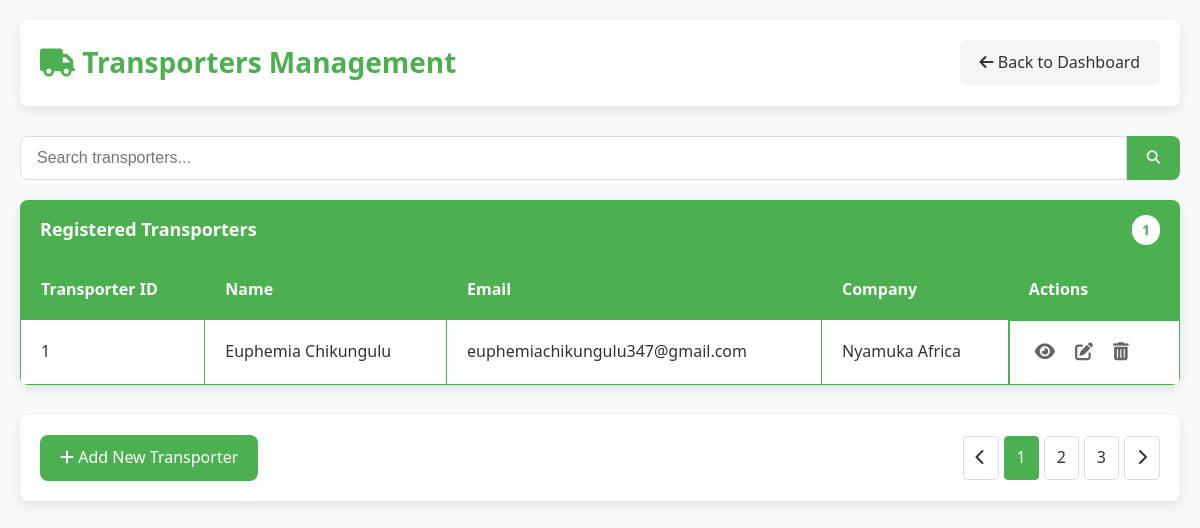
The app's page /Backend/manage-transporters.php with its own data.
### tables this page shows
CREATE TABLE `transporters` (
  `transporter_id` int(11) NOT NULL,
  `transporter_name` varchar(255) NOT NULL,
  `email` varchar(255) NOT NULL,
  `password` varchar(255) NOT NULL,
  `phone_number` varchar(20) DEFAULT NULL,
  `company` varchar(255) DEFAULT NULL,
  `truck_number` varchar(50) DEFAULT NULL
);

### Backend/manage-transporters.php (the view, shortened to what this page needs)
<?php
require_once 'db.php';
$query = "SELECT transporter_id, transporter_name, email, company FROM transporters";
$result = $conn->query($query);
$transporters = [];
if ($result->num_rows > 0) {
    while ($row = $result->fetch_assoc()) {
        $transporters[] = $row;
    }
}
?>
<!DOCTYPE html>
<html lang="en">
<head>
    <link rel="stylesheet" href="https://cdnjs.cloudflare.com/ajax/libs/font-awesome/6.4.0/css/all.min.css">
</head>
<body>
    <div class="container">
        <div class="header">
            <h1><i class="fas fa-truck"></i> Transporters Management</h1>
            <a href="../Frontend/admin-dashboard.php" class="btn btn-secondary">
                <i class="fas fa-arrow-left"></i> Back to Dashboard
            </a>
        </div>
        <div class="search-container">
            <input type="text" class="search-input" placeholder="Search transporters..." id="searchInput">
            <button class="search-button"><i class="fas fa-search"></i></button>
        </div>
        <div class="card">
            <div class="card-header">
                <span>Registered Transporters</span>
                <span class="count"><?php echo count($transporters); ?></span>
            </div>
            <div class="table-responsive">
                <table id="transportersTable">
                    <thead>
                        <tr>
                            <th>Transporter ID</th>
                            <th>Name</th>
                            <th>Email</th>
                            <th>Company</th>
                            <th>Actions</th>
                        </tr>
                    </thead>
                    <tbody>
                        <?php foreach ($transporters as $transporter): ?>
                            <tr>
                                <td><?php echo htmlspecialchars($transporter['transporter_id']); ?></td>
                                <td><?php echo htmlspecialchars($transporter['transporter_name']); ?></td>
                                <td><?php echo htmlspecialchars($transporter['email']); ?></td>
                                <td><?php echo htmlspecialchars($transporter['company']); ?></td>
                                <td class="actions">
                                    <button class="icon-button" title="View Details">
                                        <i class="fas fa-eye"></i>
                                    </button>
                                    <button class="icon-button" title="Edit">
                                        <i class="fas fa-edit"></i>
                                    </button>
                                    <button class="icon-button" title="Delete">
                                        <i class="fas fa-trash-alt"></i>
                                    </button>
                                </td>
                            </tr>
                        <?php endforeach; ?>
                    </tbody>
                </table>
            </div>
        </div>
        <div class="footer">
            <div>
                <a href="#" class="btn">
                    <i class="fas fa-plus"></i> Add New Transporter
                </a>
            </div>
            <ul class="pagination">
                <li><a href="#"><i class="fas fa-chevron-left"></i></a></li>
                <li class="active"><a href="#">1</a></li>
                <li><a href="#">2</a></li>
                <li><a href="#">3</a></li>
                <li><a href="#"><i class="fas fa-chevron-right"></i></a></li>
            </ul>
        </div>
    </div>
</body>
</html>

### Backend/manage-transporters.php (style rules this page uses)
:root { --primary-color: #4CAF50; --primary-light: #e0f7e0; --primary-dark: #388E3C; --secondary-color: #f5f5f5; --text-color: #333; --text-light: #666; --white: #ffffff; --border-radius: 8px; --box-shadow: 0 4px 12px rgba(0, 0, 0, 0.1); --transition: all 0.3s ease; }
* { margin: 0; padding: 0; box-sizing: border-box; }
body { font-family: 'Segoe UI', Tahoma, Geneva, Verdana, sans-serif; background-color: #f8f9fa; color: var(--text-color); line-height: 1.6; padding: 0; margin: 0; }
.container { max-width: 1200px; margin: 0 auto; padding: 20px; }
.header { background-color: var(--white); padding: 20px; border-radius: var(--border-radius); box-shadow: var(--box-shadow); margin-bottom: 30px; display: flex; justify-content: space-between; align-items: center; }
.header h1 { color: var(--primary-color); font-size: 28px; font-weight: 600; }
.search-container { display: flex; margin-bottom: 20px; }
.search-input { flex: 1; padding: 12px 16px; border: 1px solid #ddd; border-radius: var(--border-radius) 0 0 var(--border-radius); font-size: 16px; outline: none; transition: var(--transition); }
.search-button { background-color: var(--primary-color); color: white; border: none; padding: 0 20px; border-radius: 0 var(--border-radius) var(--border-radius) 0; cursor: pointer; transition: var(--transition); }
.card { background-color: var(--white); border-radius: var(--border-radius); box-shadow: var(--box-shadow); overflow: hidden; margin-bottom: 30px; }
.card-header { background-color: var(--primary-color); color: white; padding: 15px 20px; font-size: 18px; font-weight: 600; display: flex; justify-content: space-between; align-items: center; }
.card-header .count { background-color: var(--white); color: var(--primary-color); padding: 4px 10px; border-radius: 20px; font-size: 14px; font-weight: bold; }
.table-responsive { overflow-x: auto; }
table { width: 100%; border-collapse: collapse; }
th, td { padding: 16px 20px; text-align: left; border: 1px solid var(--primary-color); }
th { background-color: var(--primary-color); color: white; font-weight: 600; }
tr:nth-child(odd) { background-color: var(--white); }
.btn { display: inline-block; padding: 10px 20px; background-color: var(--primary-color); color: white; text-decoration: none; border-radius: var(--border-radius); font-weight: 500; transition: var(--transition); border: none; cursor: pointer; text-align: center; }
.btn-secondary { background-color: #f5f5f5; color: var(--text-color); }
.actions { display: flex; gap: 10px; }
.icon-button { background: none; border: none; color: var(--text-light); cursor: pointer; font-size: 18px; transition: var(--transition); padding: 5px; }
.footer { display: flex; justify-content: space-between; align-items: center; padding: 20px; background-color: var(--white); border-radius: var(--border-radius); box-shadow: var(--box-shadow); margin-top: 30px; }
.pagination { display: flex; list-style: none; gap: 5px; }
.pagination li a { display: inline-block; padding: 8px 12px; background-color: var(--white); border: 1px solid #ddd; color: var(--text-color); text-decoration: none; border-radius: 4px; transition: var(--transition); }
.pagination li.active a, .pagination li a:hover { background-color: var(--primary-color); color: white; border-color: var(--primary-color); }

### records on screen
transporters: transporter_id "1", transporter_name "Euphemia Chikungulu", email "euphemiachikungulu347@gmail.com", company "Nyamuka Africa"

### other values on screen
count($transporters) "1"
